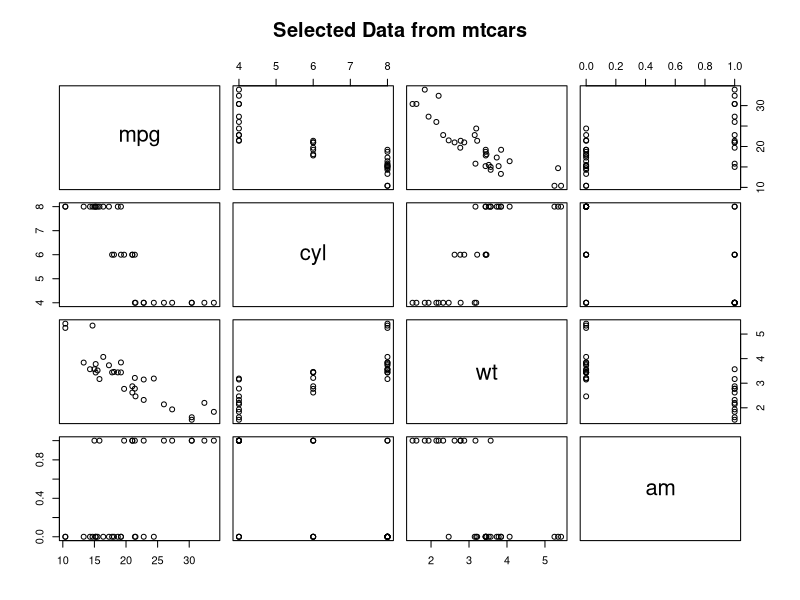

The R source for this figure:
## ---- chunk 1
head(mtcars)
## ---- chunk 2
pairs(~mpg+cyl+wt+am, data=mtcars, main= "Selected Data from mtcars")
